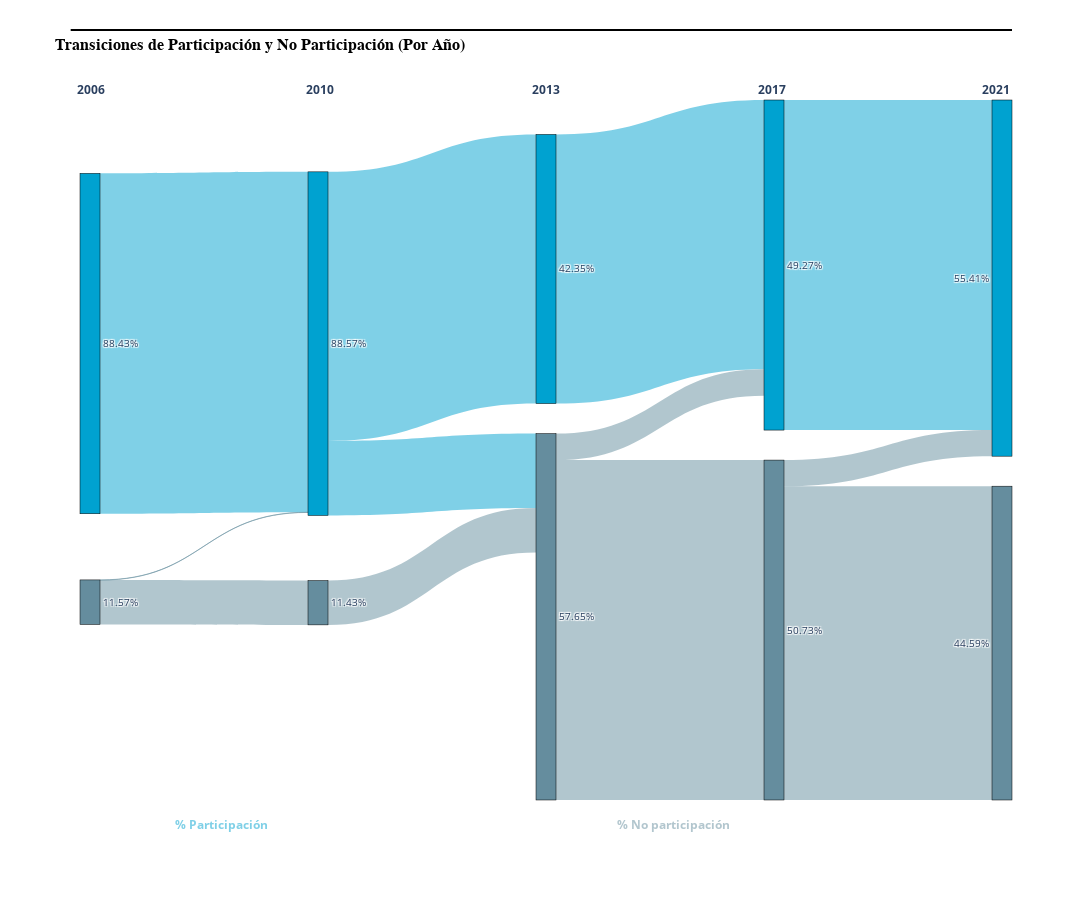

The notebook cell saved with this chart:
### Markdown cell above
Con el fin de visualizar los flujos de votos entre sectores, se parte primero por graficar los flujos de participación:

### Code cell
# Definir tendencias de análisis: solo Participación y No_participación
tendencias = ['Participación', 'No_participación']

# Función para calcular la transición entre dos años consecutivos
def calcular_transicion(df, año_anterior, año_actual):
    valores_anterior = df.loc[df['Year'] == año_anterior, tendencias].iloc[0]
    valores_actual = df.loc[df['Year'] == año_actual, tendencias].iloc[0]
    cambios = valores_actual - valores_anterior

    ganadores = cambios[cambios > 0]
    perdedores = cambios[cambios < 0] * -1

    total_ganancias = ganadores.sum()
    total_perdidas = perdedores.sum()

    # Crear matriz de transición vacía
    transicion = pd.DataFrame(0.0, index=tendencias, columns=tendencias)
    
    # Calcular transiciones de Participación y No_participación entre años
    if total_ganancias > 0 and total_perdidas > 0:
        for perdedor in perdedores.index:
            for ganador in ganadores.index:
                transicion.loc[perdedor, ganador] = perdedores[perdedor] * (ganadores[ganador] / total_ganancias)
    elif total_perdidas > 0:
        for perdedor in perdedores.index:
            transicion.loc[perdedor, 'No_participación'] += perdedores[perdedor]
    
    # Mantener o transferir valores de Participación y No_participación
    for tendencia in tendencias:
        if cambios[tendencia] >= 0:
            transicion.loc[tendencia, tendencia] += min(valores_anterior[tendencia], valores_actual[tendencia])
        else:
            transicion.loc[tendencia, tendencia] += valores_actual[tendencia]

    return transicion

# Generar diccionario de transiciones para cada par de años consecutivos
transiciones = {}
for i in range(1, len(resultado)):
    año_anterior = resultado['Year'].iloc[i - 1]
    año_actual = resultado['Year'].iloc[i]
    transiciones[f"{año_anterior}_to_{año_actual}"] = calcular_transicion(resultado, año_anterior, año_actual)

# Preparar listas para los datos del gráfico Sankey
source_labels_list = []
target_labels_list = []
values_list = []

# Iterar sobre cada matriz de transición en el diccionario `transiciones`
for key, transicion in transiciones.items():
    año_anterior, año_actual = key.split("_to_")
    
    for i, tendencia_origen in enumerate(tendencias):
        for j, tendencia_destino in enumerate(tendencias):
            source_label = f"{año_anterior}-{tendencia_origen}"
            target_label = f"{año_actual}-{tendencia_destino}"
            
            value = transicion.iloc[i, j]

            if value > 0:
                source_labels_list.append(source_label)
                target_labels_list.append(target_label)
                values_list.append(value)

# Crear lista de etiquetas únicas y mapear a índices, organizando "Participación" primero
labels = sorted(list(set(source_labels_list + target_labels_list)), key=lambda x: (int(x.split('-')[0]), x.split('-')[1] == 'No_participación'))
label_to_index = {label: idx for idx, label in enumerate(labels)}

source_indices = [label_to_index[label] for label in source_labels_list]
target_indices = [label_to_index[label] for label in target_labels_list]

labels_with_percentages = []
for label in labels:
    año, categoria = label.split('-')
    año = int(año)
    
    # Buscar el valor adecuado según la categoría del nodo
    if categoria == 'Participación':
        percentage = resultado.loc[resultado['Year'] == año, '%Participación'].values[0]
        labels_with_percentages.append(f"{percentage:.2f}%")
    elif categoria == 'No_participación':
        percentage = resultado.loc[resultado['Year'] == año, '%No_participación'].values[0]
        labels_with_percentages.append(f"{percentage:.2f}%")

# Asignar colores a los nodos según la categoría
node_colors = []
for label in labels:
    if 'Participación' in label:
        node_colors.append('rgba(0, 162, 208, 1)')  # Azul para Participación
    elif 'No_participación' in label:
        node_colors.append('rgba(101, 141, 158, 1)')  # Verde para No_participación

link_colors = []
for i in range(len(source_labels_list)):
    source_label = source_labels_list[i]
    if 'Participación' in source_label:
        link_colors.append('rgba(0, 162, 208, 0.5)')
    elif 'No_participación' in source_label:
        link_colors.append('rgba(101, 141, 158, 0.5)')

# Crear el diagrama Sankey
fig = go.Figure(data=[go.Sankey(
    node=dict(
        pad=30,
        thickness=20,
        line=dict(color="black", width=0.5),
        label=labels_with_percentages,
        color=node_colors
    ),
    link=dict(
        source=source_indices,
        target=target_indices,
        value=values_list,
        color=link_colors
    )
)])

# Añadir anotaciones para crear una leyenda personalizada debajo del gráfico
fig.add_annotation(
    x=0.1, y=-0.05, xref="paper", yref="paper",
    text="<span style='color:rgba(0, 162, 208, 0.5)'><b>% Participación</b></span>",
    showarrow=False, font=dict(size=12)
)

fig.add_annotation(
    x=0.7, y=-0.05, xref="paper", yref="paper",
    text="<span style='color:rgba(101, 141, 158, 0.5)'><b>% No participación</b></span>",
    showarrow=False, font=dict(size=12)
)

fig.update_layout(
    title=dict(
        text="<b>Transiciones de Participación y No Participación (Por Año)</b>",
        font=dict(size=16, color="black", family="Arial", weight="bold")
    ),
    shapes=[
        dict(
            type="line",
            x0=-0.01, x1=1, y0=1.1, y1=1.1,
            xref="paper", yref="paper",
            line=dict(color="black", width=2)
        )
    ],
    font_size=10,
    width=1400,
    height=900,
    margin=dict(t=100, b=100)
)

# Añadir años en la parte superior
fig.add_annotation(
    x=-0.005, y=1.03, xref="paper", yref="paper",
    text="<b>2006</b>",
    showarrow=False, font=dict(size=12)
)
fig.add_annotation(
    x=0.24, y=1.03, xref="paper", yref="paper",
    text="<b>2010</b>",
    showarrow=False, font=dict(size=12)
)
fig.add_annotation(
    x=0.5, y=1.03, xref="paper", yref="paper",
    text="<b>2013</b>",
    showarrow=False, font=dict(size=12)
)
fig.add_annotation(
    x=0.76, y=1.03, xref="paper", yref="paper",
    text="<b>2017</b>",
    showarrow=False, font=dict(size=12)
)
fig.add_annotation(
    x=1, y=1.03, xref="paper", yref="paper",
    text="<b>2021</b>",
    showarrow=False, font=dict(size=12)
)


fig.show()

### Figure 1 — Plotly figure (JSON) as saved in the notebook; plotly's stock layout.template omitted (floating-point values rounded to 4 significant figures)
{"data": [{"link": {"color": ["rgba(0, 162, 208, 0.5)", "rgba(101, 141, 158, 0.5)", "rgba(101, 141, 158, 0.5)", "rgba(0, 162, 208, 0.5)", "rgba(0, 162, 208, 0.5)", "rgba(101, 141, 158, 0.5)", "rgba(0, 162, 208, 0.5)", "rgba(101, 141, 158, 0.5)", "rgba(101, 141, 158, 0.5)", "rgba(0, 162, 208, 0.5)", "rgba(101, 141, 158, 0.5)", "rgba(101, 141, 158, 0.5)"], "source": [0, 1, 1, 2, 2, 3, 4, 5, 5, 6, 7, 7], "target": [2, 2, 3, 4, 5, 5, 6, 6, 7, 8, 8, 9], "value": [7269357, 4306, 947234, 5748102, 1589850, 947234, 5748102, 565907, 7259134, 7049017, 557492, 6701642]}, "node": {"color": ["rgba(0, 162, 208, 1)", "rgba(101, 141, 158, 1)", "rgba(0, 162, 208, 1)", "rgba(101, 141, 158, 1)", "rgba(0, 162, 208, 1)", "rgba(101, 141, 158, 1)", "rgba(0, 162, 208, 1)", "rgba(101, 141, 158, 1)", "rgba(0, 162, 208, 1)", "rgba(101, 141, 158, 1)"], "label": ["88.43%", "11.57%", "88.57%", "11.43%", "42.35%", "57.65%", "49.27%", "50.73%", "55.41%", "44.59%"], "line": {"color": "black", "width": 0.5}, "pad": 30, "thickness": 20}, "type": "sankey"}], "layout": {"annotations": [{"font": {"size": 12}, "showarrow": false, "text": "<span style='color:rgba(0, 162, 208, 0.5)'><b>% Participación</b></span>", "x": 0.1, "xref": "paper", "y": -0.05, "yref": "paper"}, {"font": {"size": 12}, "showarrow": false, "text": "<span style='color:rgba(101, 141, 158, 0.5)'><b>% No participación</b></span>", "x": 0.7, "xref": "paper", "y": -0.05, "yref": "paper"}, {"font": {"size": 12}, "showarrow": false, "text": "<b>2006</b>", "x": -0.005, "xref": "paper", "y": 1.03, "yref": "paper"}, {"font": {"size": 12}, "showarrow": false, "text": "<b>2010</b>", "x": 0.24, "xref": "paper", "y": 1.03, "yref": "paper"}, {"font": {"size": 12}, "showarrow": false, "text": "<b>2013</b>", "x": 0.5, "xref": "paper", "y": 1.03, "yref": "paper"}, {"font": {"size": 12}, "showarrow": false, "text": "<b>2017</b>", "x": 0.76, "xref": "paper", "y": 1.03, "yref": "paper"}, {"font": {"size": 12}, "showarrow": false, "text": "<b>2021</b>", "x": 1, "xref": "paper", "y": 1.03, "yref": "paper"}], "font": {"size": 10}, "height": 900, "margin": {"b": 100, "t": 100}, "shapes": [{"line": {"color": "black", "width": 2}, "type": "line", "x0": -0.01, "x1": 1, "xref": "paper", "y0": 1.1, "y1": 1.1, "yref": "paper"}], "title": {"font": {"color": "black", "family": "Arial", "size": 16, "weight": "bold"}, "text": "<b>Transiciones de Participación y No Participación (Por Año)</b>"}, "width": 1400}}
